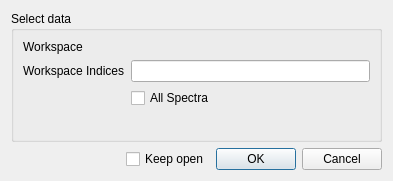
<?xml version="1.0" encoding="UTF-8"?>
<ui version="4.0">
 <class>IndirectAddWorkspaceDialog</class>
 <widget class="QDialog" name="IndirectAddWorkspaceDialog">
  <property name="geometry">
   <rect>
    <x>0</x>
    <y>0</y>
    <width>393</width>
    <height>181</height>
   </rect>
  </property>
  <property name="windowTitle">
   <string>Indirect Data Selection</string>
  </property>
  <layout class="QVBoxLayout" name="verticalLayout">
   <item>
    <widget class="QGroupBox" name="gbSelectData">
     <property name="title">
      <string>Select data</string>
     </property>
     <layout class="QVBoxLayout" name="verticalLayout_2">
      <item>
       <layout class="QGridLayout" name="loInput">
        <item row="0" column="1">
         <widget class="MantidQt::MantidWidgets::DataSelector" name="dsWorkspace" native="true">
          <property name="ShowGroups" stdset="0">
           <bool>false</bool>
          </property>
          <property name="showLoad" stdset="0">
           <bool>false</bool>
          </property>
          <property name="autoLoad" stdset="0">
           <bool>true</bool>
          </property>
         </widget>
        </item>
        <item row="1" column="0">
         <widget class="QLabel" name="lbWorkspaceIndices">
          <property name="text">
           <string>Workspace Indices</string>
          </property>
         </widget>
        </item>
        <item row="0" column="0">
         <widget class="QLabel" name="lbWorkspace">
          <property name="text">
           <string>Workspace</string>
          </property>
         </widget>
        </item>
        <item row="1" column="1">
         <widget class="QLineEdit" name="leWorkspaceIndices"/>
        </item>
        <item row="2" column="1">
         <widget class="QCheckBox" name="ckAllSpectra">
          <property name="text">
           <string>All Spectra</string>
          </property>
         </widget>
        </item>
       </layout>
      </item>
      <item>
       <spacer name="spacer">
        <property name="orientation">
         <enum>Qt::Vertical</enum>
        </property>
        <property name="sizeHint" stdset="0">
         <size>
          <width>20</width>
          <height>40</height>
         </size>
        </property>
       </spacer>
      </item>
     </layout>
    </widget>
   </item>
   <item>
    <widget class="QFrame" name="frame">
     <layout class="QHBoxLayout" name="horizontalLayout">
      <property name="leftMargin">
       <number>0</number>
      </property>
      <property name="topMargin">
       <number>0</number>
      </property>
      <property name="rightMargin">
       <number>0</number>
      </property>
      <property name="bottomMargin">
       <number>0</number>
      </property>
      <item>
       <spacer name="horizontalSpacer">
        <property name="orientation">
         <enum>Qt::Horizontal</enum>
        </property>
        <property name="sizeHint" stdset="0">
         <size>
          <width>40</width>
          <height>20</height>
         </size>
        </property>
       </spacer>
      </item>
      <item>
       <widget class="QCheckBox" name="ckKeepOpen">
        <property name="text">
         <string>Keep open</string>
        </property>
       </widget>
      </item>
      <item>
       <widget class="QDialogButtonBox" name="buttonBox">
        <property name="orientation">
         <enum>Qt::Horizontal</enum>
        </property>
        <property name="standardButtons">
         <set>QDialogButtonBox::Cancel|QDialogButtonBox::Ok</set>
        </property>
       </widget>
      </item>
     </layout>
    </widget>
   </item>
  </layout>
 </widget>
 <customwidgets>
  <customwidget>
   <class>MantidQt::MantidWidgets::DataSelector</class>
   <extends>QWidget</extends>
   <header>MantidQtWidgets/Common/DataSelector.h</header>
  </customwidget>
 </customwidgets>
 <resources/>
 <connections>
  <connection>
   <sender>buttonBox</sender>
   <signal>rejected()</signal>
   <receiver>IndirectAddWorkspaceDialog</receiver>
   <slot>cancelDialog()</slot>
   <hints>
    <hint type="sourcelabel">
     <x>336</x>
     <y>160</y>
    </hint>
    <hint type="destinationlabel">
     <x>338</x>
     <y>200</y>
    </hint>
   </hints>
  </connection>
  <connection>
   <sender>buttonBox</sender>
   <signal>accepted()</signal>
   <receiver>IndirectAddWorkspaceDialog</receiver>
   <slot>addDialogData()</slot>
   <hints>
    <hint type="sourcelabel">
     <x>274</x>
     <y>157</y>
    </hint>
    <hint type="destinationlabel">
     <x>272</x>
     <y>205</y>
    </hint>
   </hints>
  </connection>
 </connections>
 <slots>
  <slot>cancelDialog()</slot>
  <slot>addDialogData()</slot>
 </slots>
</ui>
